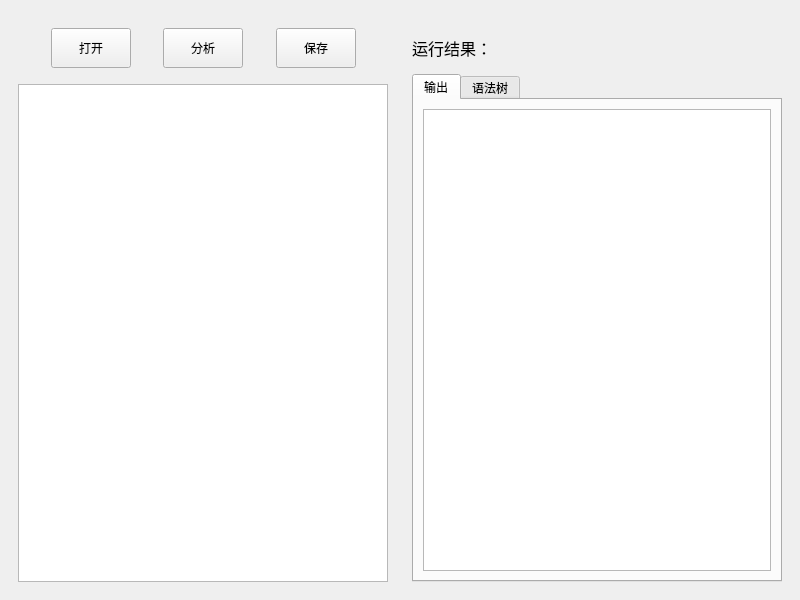
<?xml version="1.0" encoding="UTF-8"?>
<ui version="4.0">
 <class>MainWindow</class>
 <widget class="QMainWindow" name="MainWindow">
  <property name="geometry">
   <rect>
    <x>0</x>
    <y>0</y>
    <width>800</width>
    <height>600</height>
   </rect>
  </property>
  <property name="windowTitle">
   <string>MainWindow</string>
  </property>
  <widget class="QWidget" name="centralwidget">
   <layout class="QHBoxLayout" name="horizontalLayout_2">
    <item>
     <widget class="QWidget" name="widget" native="true">
      <layout class="QVBoxLayout" name="verticalLayout">
       <item>
        <spacer name="verticalSpacer_2">
         <property name="orientation">
          <enum>Qt::Vertical</enum>
         </property>
         <property name="sizeType">
          <enum>QSizePolicy::Minimum</enum>
         </property>
         <property name="sizeHint" stdset="0">
          <size>
           <width>20</width>
           <height>10</height>
          </size>
         </property>
        </spacer>
       </item>
       <item>
        <widget class="QWidget" name="widget_2" native="true">
         <layout class="QHBoxLayout" name="horizontalLayout">
          <property name="spacing">
           <number>0</number>
          </property>
          <property name="leftMargin">
           <number>0</number>
          </property>
          <property name="topMargin">
           <number>0</number>
          </property>
          <property name="rightMargin">
           <number>0</number>
          </property>
          <property name="bottomMargin">
           <number>0</number>
          </property>
          <item>
           <spacer name="horizontalSpacer_2">
            <property name="orientation">
             <enum>Qt::Horizontal</enum>
            </property>
            <property name="sizeHint" stdset="0">
             <size>
              <width>20</width>
              <height>20</height>
             </size>
            </property>
           </spacer>
          </item>
          <item>
           <widget class="QPushButton" name="openBtn">
            <property name="minimumSize">
             <size>
              <width>30</width>
              <height>40</height>
             </size>
            </property>
            <property name="maximumSize">
             <size>
              <width>100</width>
              <height>16777215</height>
             </size>
            </property>
            <property name="text">
             <string>打开</string>
            </property>
           </widget>
          </item>
          <item>
           <spacer name="horizontalSpacer">
            <property name="orientation">
             <enum>Qt::Horizontal</enum>
            </property>
            <property name="sizeHint" stdset="0">
             <size>
              <width>20</width>
              <height>20</height>
             </size>
            </property>
           </spacer>
          </item>
          <item>
           <widget class="QPushButton" name="compileBtn">
            <property name="minimumSize">
             <size>
              <width>0</width>
              <height>40</height>
             </size>
            </property>
            <property name="maximumSize">
             <size>
              <width>100</width>
              <height>16777215</height>
             </size>
            </property>
            <property name="text">
             <string>分析</string>
            </property>
           </widget>
          </item>
          <item>
           <spacer name="horizontalSpacer_4">
            <property name="orientation">
             <enum>Qt::Horizontal</enum>
            </property>
            <property name="sizeHint" stdset="0">
             <size>
              <width>20</width>
              <height>20</height>
             </size>
            </property>
           </spacer>
          </item>
          <item>
           <widget class="QPushButton" name="saveBtn">
            <property name="minimumSize">
             <size>
              <width>0</width>
              <height>40</height>
             </size>
            </property>
            <property name="maximumSize">
             <size>
              <width>100</width>
              <height>16777215</height>
             </size>
            </property>
            <property name="text">
             <string>保存</string>
            </property>
           </widget>
          </item>
          <item>
           <spacer name="horizontalSpacer_3">
            <property name="orientation">
             <enum>Qt::Horizontal</enum>
            </property>
            <property name="sizeHint" stdset="0">
             <size>
              <width>20</width>
              <height>20</height>
             </size>
            </property>
           </spacer>
          </item>
         </layout>
        </widget>
       </item>
       <item>
        <spacer name="verticalSpacer">
         <property name="orientation">
          <enum>Qt::Vertical</enum>
         </property>
         <property name="sizeType">
          <enum>QSizePolicy::Minimum</enum>
         </property>
         <property name="sizeHint" stdset="0">
          <size>
           <width>20</width>
           <height>10</height>
          </size>
         </property>
        </spacer>
       </item>
       <item>
        <widget class="QTextEdit" name="sourceText"/>
       </item>
      </layout>
     </widget>
    </item>
    <item>
     <widget class="QWidget" name="widget_3" native="true">
      <property name="layoutDirection">
       <enum>Qt::LeftToRight</enum>
      </property>
      <layout class="QVBoxLayout" name="verticalLayout_2">
       <item>
        <spacer name="verticalSpacer_4">
         <property name="orientation">
          <enum>Qt::Vertical</enum>
         </property>
         <property name="sizeType">
          <enum>QSizePolicy::Minimum</enum>
         </property>
         <property name="sizeHint" stdset="0">
          <size>
           <width>20</width>
           <height>10</height>
          </size>
         </property>
        </spacer>
       </item>
       <item>
        <widget class="QLabel" name="label">
         <property name="minimumSize">
          <size>
           <width>0</width>
           <height>40</height>
          </size>
         </property>
         <property name="font">
          <font>
           <pointsize>12</pointsize>
          </font>
         </property>
         <property name="text">
          <string>运行结果：</string>
         </property>
        </widget>
       </item>
       <item>
        <widget class="QTabWidget" name="tabWidget">
         <property name="currentIndex">
          <number>0</number>
         </property>
         <widget class="QWidget" name="tab1">
          <attribute name="title">
           <string>输出</string>
          </attribute>
          <layout class="QVBoxLayout" name="verticalLayout_3">
           <item>
            <widget class="QTextEdit" name="OutputTex"/>
           </item>
          </layout>
         </widget>
         <widget class="QWidget" name="tab2">
          <attribute name="title">
           <string>语法树</string>
          </attribute>
          <layout class="QHBoxLayout" name="horizontalLayout_3">
           <item>
            <widget class="QTextEdit" name="TreeTex"/>
           </item>
          </layout>
         </widget>
        </widget>
       </item>
      </layout>
     </widget>
    </item>
   </layout>
  </widget>
 </widget>
 <resources/>
 <connections/>
</ui>
